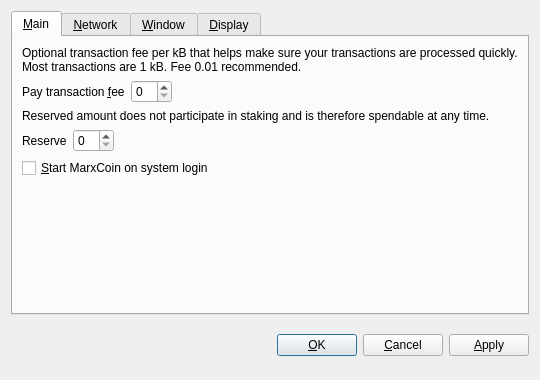
<?xml version="1.0" encoding="UTF-8"?>
<ui version="4.0">
 <class>OptionsDialog</class>
 <widget class="QDialog" name="OptionsDialog">
  <property name="geometry">
   <rect>
    <x>0</x>
    <y>0</y>
    <width>540</width>
    <height>380</height>
   </rect>
  </property>
  <property name="windowTitle">
   <string>Options</string>
  </property>
  <property name="modal">
   <bool>true</bool>
  </property>
  <layout class="QVBoxLayout" name="verticalLayout">
   <item>
    <widget class="QTabWidget" name="tabWidget">
     <property name="tabPosition">
      <enum>QTabWidget::North</enum>
     </property>
     <property name="currentIndex">
      <number>0</number>
     </property>
     <widget class="QWidget" name="tabMain">
      <attribute name="title">
       <string>&amp;Main</string>
      </attribute>
      <layout class="QVBoxLayout" name="verticalLayout_Main">
       <item>
        <widget class="QLabel" name="transactionFeeInfoLabel">
         <property name="text">
          <string>Optional transaction fee per kB that helps make sure your transactions are processed quickly. Most transactions are 1 kB. Fee 0.01 recommended.</string>
         </property>
         <property name="textFormat">
          <enum>Qt::PlainText</enum>
         </property>
         <property name="wordWrap">
          <bool>true</bool>
         </property>
        </widget>
       </item>
       <item>
        <layout class="QHBoxLayout" name="horizontalLayoutFee">
         <item>
          <widget class="QLabel" name="transactionFeeLabel">
           <property name="text">
            <string>Pay transaction &amp;fee</string>
           </property>
           <property name="textFormat">
            <enum>Qt::PlainText</enum>
           </property>
           <property name="buddy">
            <cstring>transactionFee</cstring>
           </property>
          </widget>
         </item>
         <item>
          <widget class="BitcoinAmountField" name="transactionFee"/>
         </item>
         <item>
          <spacer name="horizontalSpacerFee">
           <property name="orientation">
            <enum>Qt::Horizontal</enum>
           </property>
           <property name="sizeHint" stdset="0">
            <size>
             <width>40</width>
             <height>20</height>
            </size>
           </property>
          </spacer>
         </item>
        </layout>
       </item>
       <item>
        <widget class="QLabel" name="reserveBalanceInfoLabel">
         <property name="text">
          <string>Reserved amount does not participate in staking and is therefore spendable at any time.</string>
         </property>
         <property name="textFormat">
          <enum>Qt::PlainText</enum>
         </property>
         <property name="wordWrap">
          <bool>true</bool>
         </property>
        </widget>
       </item>
       <item>
        <layout class="QHBoxLayout" name="horizontalLayoutReserveBalance">
         <item>
          <widget class="QLabel" name="reserveBalanceLabel">
           <property name="text">
            <string>Reserve</string>
           </property>
           <property name="textFormat">
            <enum>Qt::PlainText</enum>
           </property>
           <property name="buddy">
            <cstring>reserveBalance</cstring>
           </property>
          </widget>
         </item>
         <item>
          <widget class="BitcoinAmountField" name="reserveBalance"/>
         </item>
         <item>
          <spacer name="horizontalSpacerReserveBalance">
           <property name="orientation">
            <enum>Qt::Horizontal</enum>
           </property>
           <property name="sizeHint" stdset="0">
            <size>
             <width>40</width>
             <height>20</height>
            </size>
           </property>
          </spacer>
         </item>
        </layout>
       </item>
       <item>
        <widget class="QCheckBox" name="bitcoinAtStartup">
         <property name="toolTip">
          <string>Automatically start MarxCoin after logging in to the system.</string>
         </property>
         <property name="text">
          <string>&amp;Start MarxCoin on system login</string>
         </property>
        </widget>
       </item>
       <item>
        <spacer name="verticalSpacer_Main">
         <property name="orientation">
          <enum>Qt::Vertical</enum>
         </property>
         <property name="sizeHint" stdset="0">
          <size>
           <width>20</width>
           <height>40</height>
          </size>
         </property>
        </spacer>
       </item>
      </layout>
     </widget>
     <widget class="QWidget" name="tabNetwork">
      <attribute name="title">
       <string>&amp;Network</string>
      </attribute>
      <layout class="QVBoxLayout" name="verticalLayout_Network">
       <item>
        <widget class="QCheckBox" name="mapPortUpnp">
         <property name="toolTip">
          <string>Automatically open the MarxCoin client port on the router. This only works when your router supports UPnP and it is enabled.</string>
         </property>
         <property name="text">
          <string>Map port using &amp;UPnP</string>
         </property>
        </widget>
       </item>
       <item>
        <widget class="QCheckBox" name="connectSocks">
         <property name="toolTip">
          <string>Connect to the MarxCoin network through a SOCKS5 proxy (e.g. when connecting through Tor).</string>
         </property>
         <property name="text">
          <string>&amp;Connect through SOCKS5 proxy:</string>
         </property>
        </widget>
       </item>
       <item>
        <layout class="QHBoxLayout" name="horizontalLayout_Network">
         <item>
          <widget class="QLabel" name="proxyIpLabel">
           <property name="text">
            <string>Proxy &amp;IP:</string>
           </property>
           <property name="textFormat">
            <enum>Qt::PlainText</enum>
           </property>
           <property name="buddy">
            <cstring>proxyIp</cstring>
           </property>
          </widget>
         </item>
         <item>
          <widget class="QValidatedLineEdit" name="proxyIp">
           <property name="maximumSize">
            <size>
             <width>140</width>
             <height>16777215</height>
            </size>
           </property>
           <property name="toolTip">
            <string>IP address of the proxy (e.g. 127.0.0.1)</string>
           </property>
          </widget>
         </item>
         <item>
          <widget class="QLabel" name="proxyPortLabel">
           <property name="text">
            <string>&amp;Port:</string>
           </property>
           <property name="textFormat">
            <enum>Qt::PlainText</enum>
           </property>
           <property name="buddy">
            <cstring>proxyPort</cstring>
           </property>
          </widget>
         </item>
         <item>
          <widget class="QLineEdit" name="proxyPort">
           <property name="maximumSize">
            <size>
             <width>55</width>
             <height>16777215</height>
            </size>
           </property>
           <property name="toolTip">
            <string>Port of the proxy (e.g. 9050)</string>
           </property>
          </widget>
         </item>
         <item>
          <spacer name="horizontalSpacer_Network">
           <property name="orientation">
            <enum>Qt::Horizontal</enum>
           </property>
           <property name="sizeHint" stdset="0">
            <size>
             <width>40</width>
             <height>20</height>
            </size>
           </property>
          </spacer>
         </item>
        </layout>
       </item>
       <item>
        <spacer name="verticalSpacer_Network">
         <property name="orientation">
          <enum>Qt::Vertical</enum>
         </property>
         <property name="sizeHint" stdset="0">
          <size>
           <width>20</width>
           <height>40</height>
          </size>
         </property>
        </spacer>
       </item>
      </layout>
     </widget>
     <widget class="QWidget" name="tabWindow">
      <attribute name="title">
       <string>&amp;Window</string>
      </attribute>
      <layout class="QVBoxLayout" name="verticalLayout_Window">
       <item>
        <widget class="QCheckBox" name="minimizeToTray">
         <property name="toolTip">
          <string>Show only a tray icon after minimizing the window.</string>
         </property>
         <property name="text">
          <string>&amp;Minimize to the tray instead of the taskbar</string>
         </property>
        </widget>
       </item>
       <item>
        <widget class="QCheckBox" name="minimizeOnClose">
         <property name="toolTip">
          <string>Minimize instead of exit the application when the window is closed. When this option is enabled, the application will be closed only after selecting Quit in the menu.</string>
         </property>
         <property name="text">
          <string>M&amp;inimize on close</string>
         </property>
        </widget>
       </item>
       <item>
        <spacer name="verticalSpacer_Window">
         <property name="orientation">
          <enum>Qt::Vertical</enum>
         </property>
         <property name="sizeHint" stdset="0">
          <size>
           <width>20</width>
           <height>40</height>
          </size>
         </property>
        </spacer>
       </item>
      </layout>
     </widget>
     <widget class="QWidget" name="tabDisplay">
      <attribute name="title">
       <string>&amp;Display</string>
      </attribute>
      <layout class="QVBoxLayout" name="verticalLayout_Display">
       <item>
        <layout class="QHBoxLayout" name="horizontalLayout_1_Display">
         <item>
          <widget class="QLabel" name="langLabel">
           <property name="text">
            <string>User Interface &amp;language:</string>
           </property>
           <property name="textFormat">
            <enum>Qt::PlainText</enum>
           </property>
           <property name="buddy">
            <cstring>lang</cstring>
           </property>
          </widget>
         </item>
         <item>
          <widget class="QValueComboBox" name="lang">
           <property name="toolTip">
            <string>The user interface language can be set here. This setting will take effect after restarting MarxCoin.</string>
           </property>
          </widget>
         </item>
        </layout>
       </item>
       <item>
        <layout class="QHBoxLayout" name="horizontalLayout_2_Display">
         <item>
          <widget class="QLabel" name="unitLabel">
           <property name="text">
            <string>&amp;Unit to show amounts in:</string>
           </property>
           <property name="textFormat">
            <enum>Qt::PlainText</enum>
           </property>
           <property name="buddy">
            <cstring>unit</cstring>
           </property>
          </widget>
         </item>
         <item>
          <widget class="QValueComboBox" name="unit">
           <property name="toolTip">
            <string>Choose the default subdivision unit to show in the interface and when sending coins.</string>
           </property>
          </widget>
         </item>
        </layout>
       </item>
       <item>
        <widget class="QCheckBox" name="coinControlFeatures">
         <property name="toolTip">
          <string>Whether to show coin control features or not.</string>
         </property>
         <property name="text">
          <string>Display coin &amp;control features (experts only!)</string>
         </property>
        </widget>
       </item>
       <item>
        <widget class="QCheckBox" name="minimizeCoinAge">
         <property name="toolTip">
          <string>Whether to select the coin outputs randomly or with minimal coin age.</string>
         </property>
         <property name="text">
          <string>Minimize weight consumption (experimental)</string>
         </property>
        </widget>
       </item>
       <item>
        <widget class="QCheckBox" name="useBlackTheme">
         <property name="text">
          <string>Use marxcoin visual theme (requires restart)</string>
         </property>
        </widget>
       </item>
       <item>
        <spacer name="verticalSpacer_Display">
         <property name="orientation">
          <enum>Qt::Vertical</enum>
         </property>
         <property name="sizeHint" stdset="0">
          <size>
           <width>20</width>
           <height>40</height>
          </size>
         </property>
        </spacer>
       </item>
      </layout>
     </widget>
    </widget>
   </item>
   <item>
    <layout class="QHBoxLayout" name="horizontalLayout_Buttons">
     <item>
      <spacer name="horizontalSpacer_1">
       <property name="orientation">
        <enum>Qt::Horizontal</enum>
       </property>
       <property name="sizeHint" stdset="0">
        <size>
         <width>40</width>
         <height>48</height>
        </size>
       </property>
      </spacer>
     </item>
     <item>
      <widget class="QLabel" name="statusLabel">
       <property name="font">
        <font>
         <weight>75</weight>
         <bold>true</bold>
        </font>
       </property>
       <property name="text">
        <string/>
       </property>
       <property name="textFormat">
        <enum>Qt::PlainText</enum>
       </property>
       <property name="wordWrap">
        <bool>true</bool>
       </property>
      </widget>
     </item>
     <item>
      <spacer name="horizontalSpacer_2">
       <property name="orientation">
        <enum>Qt::Horizontal</enum>
       </property>
       <property name="sizeHint" stdset="0">
        <size>
         <width>40</width>
         <height>48</height>
        </size>
       </property>
      </spacer>
     </item>
     <item>
      <widget class="QPushButton" name="okButton">
       <property name="text">
        <string>&amp;OK</string>
       </property>
      </widget>
     </item>
     <item>
      <widget class="QPushButton" name="cancelButton">
       <property name="text">
        <string>&amp;Cancel</string>
       </property>
       <property name="autoDefault">
        <bool>false</bool>
       </property>
      </widget>
     </item>
     <item>
      <widget class="QPushButton" name="applyButton">
       <property name="text">
        <string>&amp;Apply</string>
       </property>
       <property name="autoDefault">
        <bool>false</bool>
       </property>
      </widget>
     </item>
    </layout>
   </item>
  </layout>
 </widget>
 <customwidgets>
  <customwidget>
   <class>BitcoinAmountField</class>
   <extends>QSpinBox</extends>
   <header>bitcoinamountfield.h</header>
  </customwidget>
  <customwidget>
   <class>QValueComboBox</class>
   <extends>QComboBox</extends>
   <header>qvaluecombobox.h</header>
  </customwidget>
  <customwidget>
   <class>QValidatedLineEdit</class>
   <extends>QLineEdit</extends>
   <header>qvalidatedlineedit.h</header>
  </customwidget>
 </customwidgets>
 <resources/>
 <connections/>
</ui>
